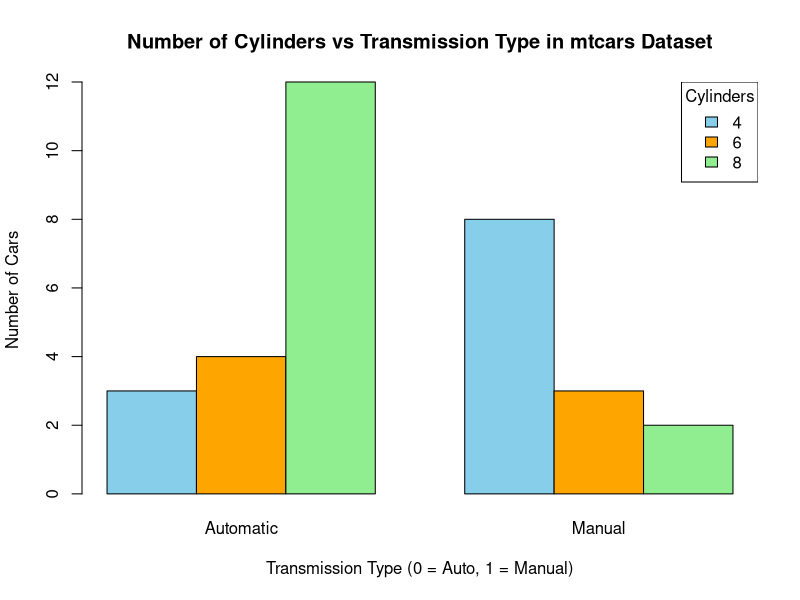

Reproduce this figure in R.

data(mtcars)

cyl_trans_table <- table(mtcars$cyl, mtcars$am)

barplot(
  cyl_trans_table,
  beside = TRUE,
  col = c("skyblue", "orange", "lightgreen"), 
  names.arg = c("Automatic", "Manual"),       # am = 0 -> Auto, 1 -> Manual
  xlab = "Transmission Type (0 = Auto, 1 = Manual)",
  ylab = "Number of Cars",
  main = "Number of Cylinders vs Transmission Type in mtcars Dataset"
)
legend(
  "topright",
  legend = rownames(cyl_trans_table),
  fill = c("skyblue", "orange", "lightgreen"),
  title = "Cylinders"
)
